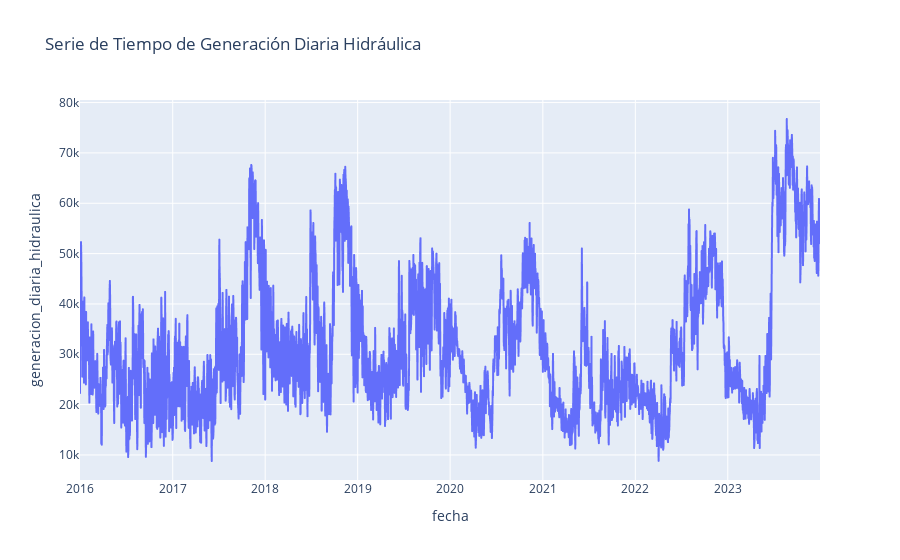

The code cell stored with this chart in its notebook:
### Code cell
import plotly.express as px

# Asegúrate de que df_suma_diaria es tu DataFrame
# Creando un line plot con Plotly para visualizar la serie de tiempo de generación diaria hidráulica
fig = px.line(df_suma_diaria, x='fecha', y='generacion_diaria_hidraulica', title='Serie de Tiempo de Generación Diaria Hidráulica')

# Mostrando el gráfico
fig.show()

### Figure 1 — Plotly figure (JSON) as saved in the notebook; plotly's stock layout.template omitted (floating-point values rounded to 4 significant figures; data arrays with more than 128 entries replaced by an {"elided": "..."} marker saying what was removed)
{"data": [{"hovertemplate": "fecha=%{x}<br>generacion_diaria_hidraulica=%{y}<extra></extra>", "legendgroup": "", "line": {"color": "#636efa", "dash": "solid"}, "marker": {"symbol": "circle"}, "mode": "lines", "name": "", "showlegend": false, "type": "scattergl", "x": {"elided": "2922 str values"}, "xaxis": "x", "y": {"elided": "2922 float values"}, "yaxis": "y"}], "layout": {"legend": {"tracegroupgap": 0}, "title": {"text": "Serie de Tiempo de Generación Diaria Hidráulica"}, "xaxis": {"anchor": "y", "domain": [0, 1], "title": {"text": "fecha"}}, "yaxis": {"anchor": "x", "domain": [0, 1], "title": {"text": "generacion_diaria_hidraulica"}}}}
